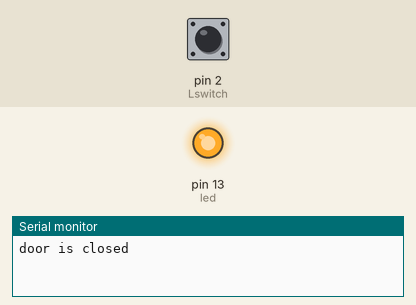
Recording of a program running on a simulated Arduino Uno, built with avr-gcc and run on an emulated ATmega328P. Shown: output pins drawn as LEDs (lit = HIGH), the last lines printed to the serial monitor. Dashed ring = blinking. Inputs (shaded band) come from the test bench; at power-on: pin 2 (Lswitch) HIGH.

Above: at 0.1 s.
At 2.8 s:
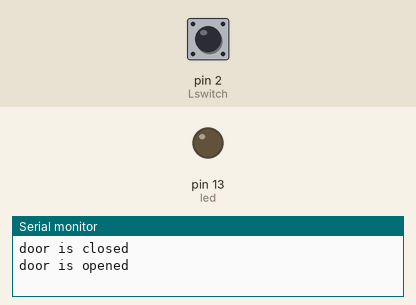
2.9 s: pin 2 (Lswitch) pulled LOW for 3.2 s
At 3.7 s:
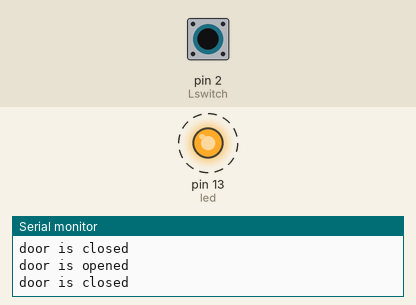
Timing chart, 0 to 7.4 s (numbered marks = the images above; inputs shaded):
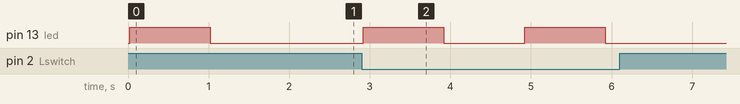

Measured:
- after the input at 2.9 s, pin 13 (led): alternates HIGH for 1.0 s and LOW for 1.0 s, 4 changes in all, then stays LOW, starting at once

The program:

main.cpp
```cpp
#include <Arduino.h>

int Lswitch = 2;
int led = 13;
int flag = 0;

void setup()
{
  Serial.begin(9600);
  pinMode(Lswitch, INPUT);
  pinMode(led, OUTPUT);
}

void loop()
{
  if( (digitalRead(Lswitch) == LOW) && (flag == 0) )
  {
    Serial.println("door is closed");
flag = 1;
delay(20);
  }

    if( (digitalRead(Lswitch) == HIGH) && (flag == 1) )
  {
    Serial.println("door is opened");
flag = 0;
delay(20);
  }

  if ( flag == 1 )
  {
    digitalWrite(led, HIGH);
    delay(1000);
    digitalWrite(led, LOW);
    delay(1000);
  }

    if ( flag == 1 )
  {
digitalWrite(led, LOW);
  }

  digitalWrite(Lswitch, HIGH);

}
```
